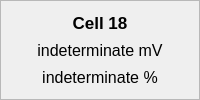
                 <widget class="QFrame" name="cell18_frame">
                  <property name="frameShape">
                   <enum>QFrame::StyledPanel</enum>
                  </property>
                  <property name="frameShadow">
                   <enum>QFrame::Raised</enum>
                  </property>
                  <layout class="QVBoxLayout" name="verticalLayout_21">
                   <item>
                    <widget class="QLabel" name="cell18_title">
                     <property name="font">
                      <font>
                       <pointsize>13</pointsize>
                       <weight>75</weight>
                       <bold>true</bold>
                      </font>
                     </property>
                     <property name="text">
                      <string>Cell 18</string>
                     </property>
                     <property name="alignment">
                      <set>Qt::AlignCenter</set>
                     </property>
                    </widget>
                   </item>
                   <item>
                    <widget class="QLabel" name="cell18_voltage">
                     <property name="font">
                      <font>
                       <pointsize>12</pointsize>
                      </font>
                     </property>
                     <property name="text">
                      <string>indeterminate mV</string>
                     </property>
                     <property name="alignment">
                      <set>Qt::AlignCenter</set>
                     </property>
                    </widget>
                   </item>
                   <item>
                    <widget class="QLabel" name="cell18_soc">
                     <property name="font">
                      <font>
                       <pointsize>12</pointsize>
                      </font>
                     </property>
                     <property name="text">
                      <string>indeterminate %</string>
                     </property>
                     <property name="alignment">
                      <set>Qt::AlignCenter</set>
                     </property>
                    </widget>
                   </item>
                  </layout>
                 </widget>
